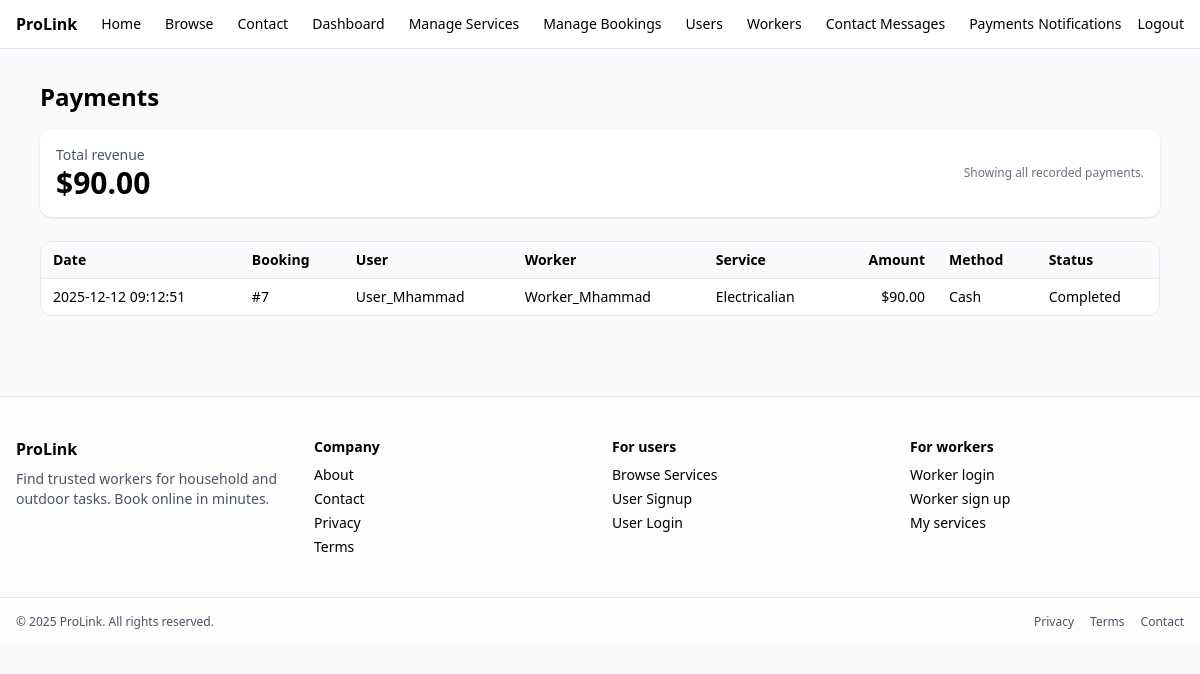
The page /admin/payments.php (signed in) on the database as committed earlier.
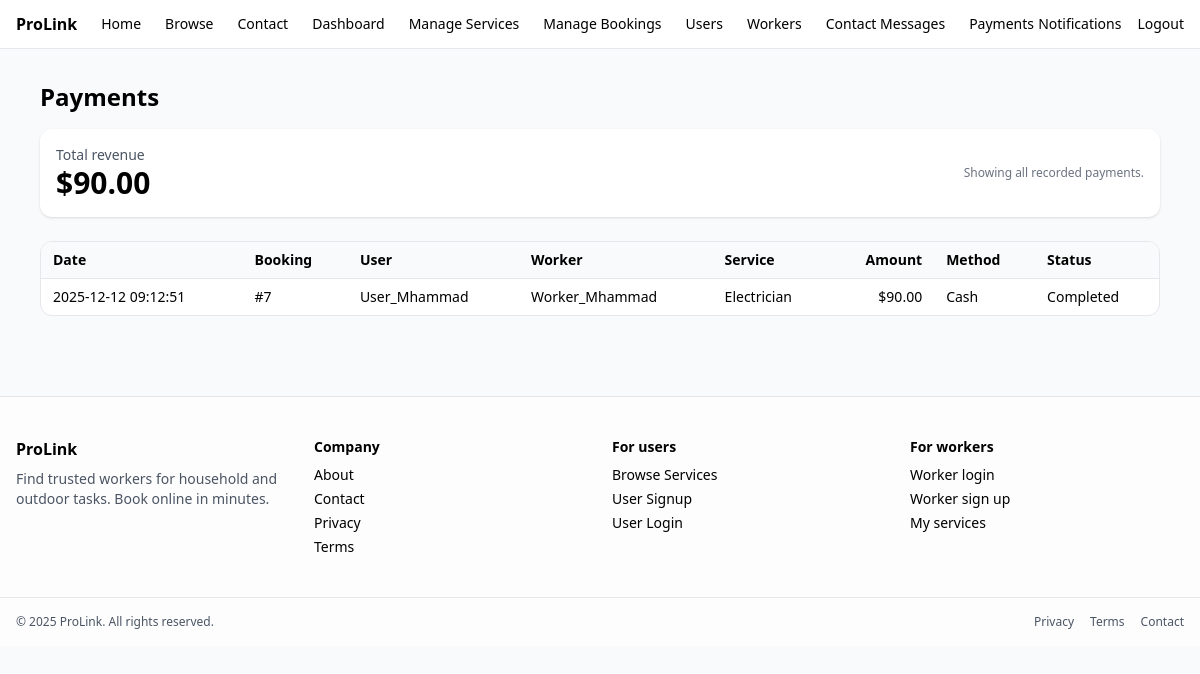
The same page on the database as committed later.
### tables this page shows
CREATE TABLE `payments` (
  `payment_id` int(11) NOT NULL,
  `booking_id` int(11) NOT NULL,
  `user_id` int(11) NOT NULL,
  `worker_id` int(11) NOT NULL,
  `amount` decimal(10,2) NOT NULL,
  `method` enum('cash','card') NOT NULL,
  `status` enum('completed','failed') NOT NULL DEFAULT 'completed',
  `created_at` timestamp NOT NULL DEFAULT current_timestamp()
);

CREATE TABLE `services` (
  `service_id` int(11) NOT NULL,
  `worker_id` int(11) NOT NULL,
  `title` varchar(150) NOT NULL,
  `description` text NOT NULL,
  `category` varchar(100) NOT NULL,
  `price` decimal(10,2) NOT NULL,
  `location` varchar(150) DEFAULT NULL,
  `status` enum('active','inactive') DEFAULT 'active',
  `created_at` timestamp NOT NULL DEFAULT current_timestamp()
);

CREATE TABLE `bookings` (
  `booking_id` int(11) NOT NULL,
  `user_id` int(11) NOT NULL,
  `worker_id` int(11) NOT NULL,
  `service_id` int(11) NOT NULL,
  `status` enum('pending','accepted','completed','cancelled') DEFAULT 'pending',
  `booking_date` timestamp NOT NULL DEFAULT current_timestamp(),
  `scheduled_at` datetime DEFAULT NULL,
  `notes` text DEFAULT NULL
);

CREATE TABLE `users` (
  `user_id` int(11) NOT NULL,
  `full_name` varchar(100) NOT NULL,
  `email` varchar(100) NOT NULL,
  `password` varchar(255) NOT NULL,
  `phone` varchar(20) DEFAULT NULL,
  `address` varchar(255) DEFAULT NULL,
  `profile_image` varchar(255) DEFAULT NULL,
  `created_at` timestamp NOT NULL DEFAULT current_timestamp()
);

CREATE TABLE `workers` (
  `worker_id` int(11) NOT NULL,
  `full_name` varchar(100) NOT NULL,
  `email` varchar(100) NOT NULL,
  `password` varchar(255) NOT NULL,
  `phone` varchar(20) DEFAULT NULL,
  `skill_category` varchar(100) DEFAULT NULL,
  `hourly_rate` decimal(10,2) DEFAULT NULL,
  `bio` text DEFAULT NULL,
  `rating` float DEFAULT 0,
  `created_at` timestamp NOT NULL DEFAULT current_timestamp(),
  `status` enum('active','inactive') DEFAULT 'active',
  `profile_image` varchar(255) DEFAULT NULL
);

### admin/payments.php (the view, shortened to what this page needs)
<?php
$root = dirname(__DIR__);
function h($s){ return htmlspecialchars($s ?? '', ENT_QUOTES, 'UTF-8'); }
$res = $conn->query("SELECT COALESCE(SUM(amount),0) AS total FROM payments WHERE status = 'completed'");
$row = $res ? $res->fetch_assoc() : ['total' => 0];
$total = (float)($row['total'] ?? 0);
$sql = "
SELECT p.payment_id, p.amount, p.method, p.status, p.created_at,
       b.booking_id,
       u.full_name AS user_name,
       w.full_name AS worker_name,
       s.title AS service_title
FROM payments p
JOIN bookings b ON b.booking_id = p.booking_id
JOIN users u ON u.user_id = p.user_id
JOIN workers w ON w.worker_id = p.worker_id
JOIN services s ON s.service_id = b.service_id
ORDER BY p.created_at DESC
";
$res = $conn->query($sql);
$rows = [];
if ($res) {
  while ($r = $res->fetch_assoc()) { $rows[] = $r; }
}
?>
<!DOCTYPE html>
<html lang="en">
<head>
  <script src="https://cdn.tailwindcss.com"></script>
</head>
<body class="bg-gray-50 min-h-screen">
  <?php include $root . '/partials/navbar.php'; ?>
  <div class="max-w-6xl mx-auto px-4 py-8">
    <h1 class="text-2xl font-bold mb-4">Payments</h1>
    <div class="bg-white rounded-xl shadow p-4 mb-6 flex items-center justify-between">
      <div>
        <div class="text-sm text-gray-600">Total revenue</div>
        <div class="text-3xl font-semibold">$<?= number_format($total, 2) ?></div>
      </div>
      <div class="text-xs text-gray-500">
        Showing all recorded payments.
      </div>
    </div>
    <?php if (empty($rows)): ?>
      <div class="bg-white rounded-xl border p-4 text-gray-600">
        No payments have been recorded yet.
      </div>
    <?php else: ?>
      <div class="bg-white rounded-xl border overflow-x-auto">
        <table class="min-w-full text-sm">
          <thead class="bg-gray-50 border-b">
            <tr>
              <th class="px-3 py-2 text-left">Date</th>
              <th class="px-3 py-2 text-left">Booking</th>
              <th class="px-3 py-2 text-left">User</th>
              <th class="px-3 py-2 text-left">Worker</th>
              <th class="px-3 py-2 text-left">Service</th>
              <th class="px-3 py-2 text-right">Amount</th>
              <th class="px-3 py-2 text-left">Method</th>
              <th class="px-3 py-2 text-left">Status</th>
            </tr>
          </thead>
          <tbody>
            <?php foreach ($rows as $p): ?>
              <tr class="border-b last:border-0">
                <td class="px-3 py-2"><?= h($p['created_at']) ?></td>
                <td class="px-3 py-2">#<?= (int)$p['booking_id'] ?></td>
                <td class="px-3 py-2"><?= h($p['user_name']) ?></td>
                <td class="px-3 py-2"><?= h($p['worker_name']) ?></td>
                <td class="px-3 py-2"><?= h($p['service_title']) ?></td>
                <td class="px-3 py-2 text-right">$<?= number_format((float)$p['amount'], 2) ?></td>
                <td class="px-3 py-2"><?= h(ucfirst($p['method'])) ?></td>
                <td class="px-3 py-2"><?= h(ucfirst($p['status'])) ?></td>
              </tr>
            <?php endforeach; ?>
          </tbody>
        </table>
      </div>
    <?php endif; ?>
  </div>
  <?php include $root . '/partials/footer.php'; ?>
</body>
</html>

Rows that differ between the two databases and show on the page:
changed through a linked row, payments "Cash": services.title "Electricalian" → "Electrician"
